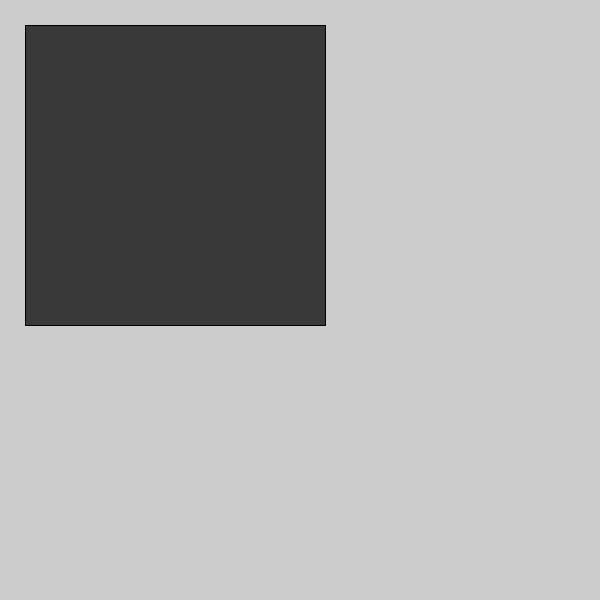
Frame 1 (no input)
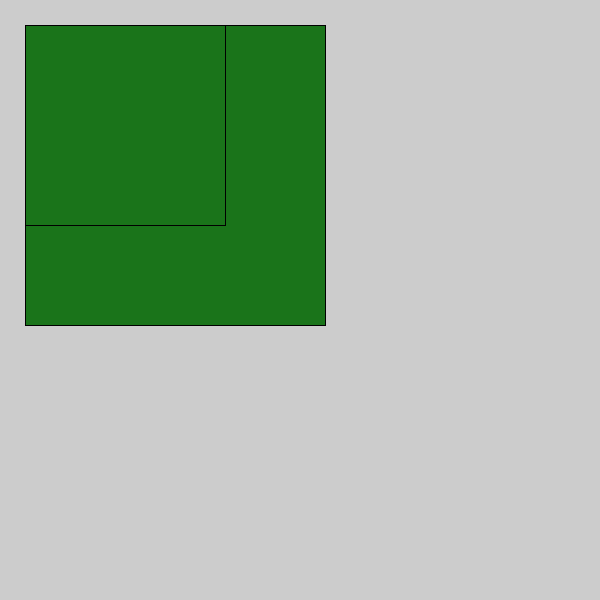
Frame 60 (the mouse pressed at the canvas centre just before this capture)
Frame 120 (the mouse held since frame 60 and released just before this capture): identical to frame 60, image omitted

The Processing sketch that drew these frames (run headless with seeded random() and noise(); from frame 60 on, the mouse is pressed at the canvas centre):

// Processing sketch: millis_timer
// ── millis_timer.pde
int m1;
void setup(){
  size(600,600);
  m1=millis();
}

void draw() {
  int m = millis();
  if (m-m1 >1000){
    clear();
    rect(25, 25, 200, 200);
  }else{
  fill(m % 255, m % 155, m% 255);
  rect(25, 25, 300, 300);
  }
}
